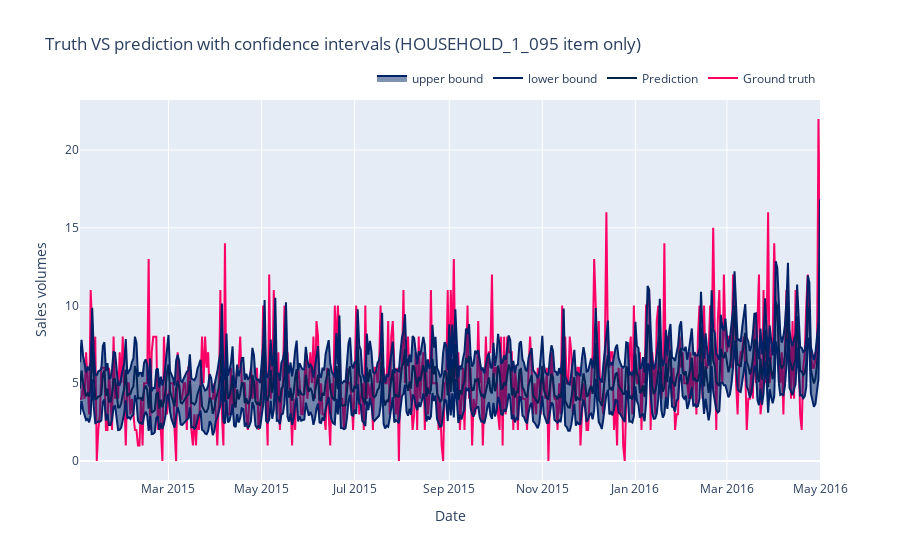

Notebook code for this chart:
### Code cell
plot_predictions_ci(X_test_s[X_test_ve['item_id']==average_item], percentage = 0.9)

### Figure 1 — Plotly figure (JSON) as saved in the notebook; plotly's stock layout.template omitted (floating-point values rounded to 4 significant figures; data arrays with more than 128 entries replaced by an {"elided": "..."} marker saying what was removed)
{"data": [{"line": {"color": "#ff0066"}, "mode": "lines", "name": "Ground truth", "type": "scatter", "x": {"elided": "486 str values"}, "y": {"elided": "486 int values"}}, {"line": {"color": "#002244"}, "mode": "lines", "name": "Prediction", "type": "scatter", "x": {"elided": "486 str values"}, "y": {"elided": "486 float values"}}, {"line": {"color": "#002266"}, "mode": "lines", "name": "lower bound", "type": "scatter", "x": {"elided": "486 str values"}, "y": {"elided": "486 float values"}}, {"fill": "tonexty", "line": {"color": "#002266"}, "mode": "lines", "name": "upper bound", "type": "scatter", "x": {"elided": "486 str values"}, "y": {"elided": "486 float values"}}], "layout": {"legend": {"orientation": "h", "x": 1, "xanchor": "right", "y": 1.02, "yanchor": "bottom"}, "title": {"text": "Truth VS prediction with confidence intervals (HOUSEHOLD_1_095 item only)"}, "xaxis": {"title": {"text": "Date"}}, "yaxis": {"title": {"text": "Sales volumes"}}}}
